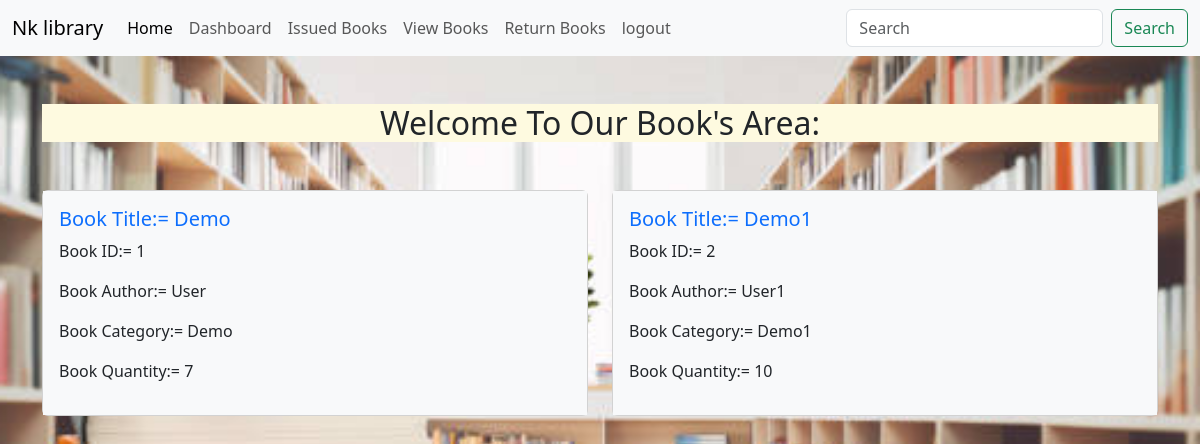
The app's page /view1, older data.
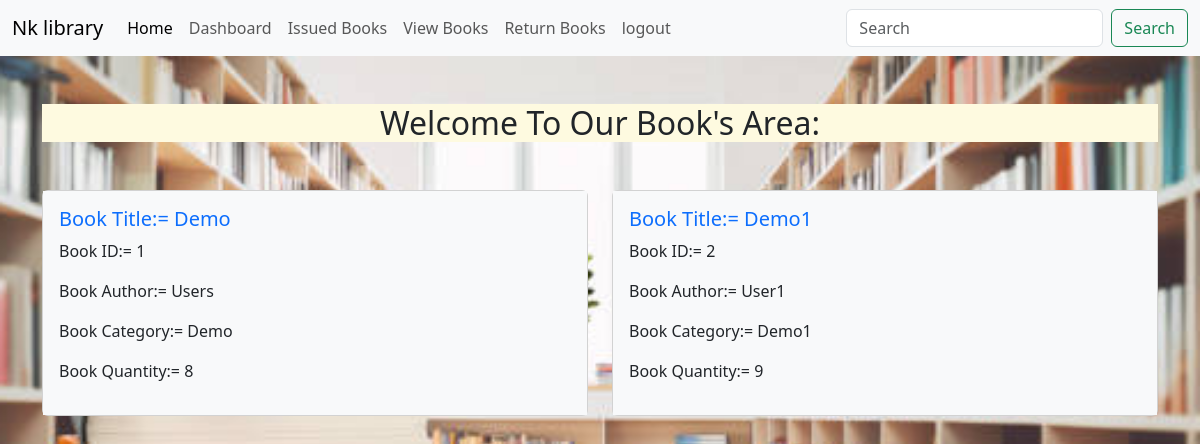
The same page, newer data.
### library.py (models this page shows, shortened)
class Book(db.Model):
   __tablename__="book"
   id=db.Column(db.Integer, primary_key=True)
   Title=db.Column(db.String(50),nullable=False)
   Category=db.Column(db.String(50),nullable=False)
   Author=db.Column(db.String(50),nullable=False)
   Quantity=db.Column(db.Integer)
   issues= db.relationship('IssueBook', backref='book', lazy=True)

### library.py (the view)
@library.route("/view1", methods=["GET","POST"])
def view1_book():
   books=Book.query.all()
   return render_template("view1.html",books=books)

### library.py (called while the page is built)
@library.before_request
def handle_global_search():
   if request.method == "GET":
      q = request.args.get("q", "").strip()
      if q and request.endpoint not in ["view_book", "view_student", "issued", "Issue_book", "search", "static"]:
         return redirect(url_for("search", q=q))

### templates/view1.html (shortened to what this page needs)
{% extends "base1.html" %}
{% block content %}
<div class="container ">
    <h2 class="text-center my-5" style="background-color: #fefae0;">
        Welcome To Our Book's Area:
    </h2>
   <div class="row">
    {% for book in books %}
  <div class="col-sm-6 mb-3 mb-sm-0">
    <div class="card">
      <div class="card-body bg-light">
        <h5 class="card-title text-primary">Book Title:= {{book.Title}}</h5>
        <p class="card-text">Book ID:= {{book.id}}</p>
        <p class="card-text">Book Author:= {{book.Author}}</p>
        <p class="card-text">Book Category:= {{book.Category}}</p>
        <p class="card-text">Book Quantity:= {{book.Quantity}}</p>
      </div>
    </div>
  </div>
  {% endfor %}
  <br>
{% endblock %}

Row changes from the older to the newer data that the page shows:
changed Book "Demo": Author "User" → "Users"; Quantity "7" → "8"
changed Book "Demo1": Quantity "10" → "9"
